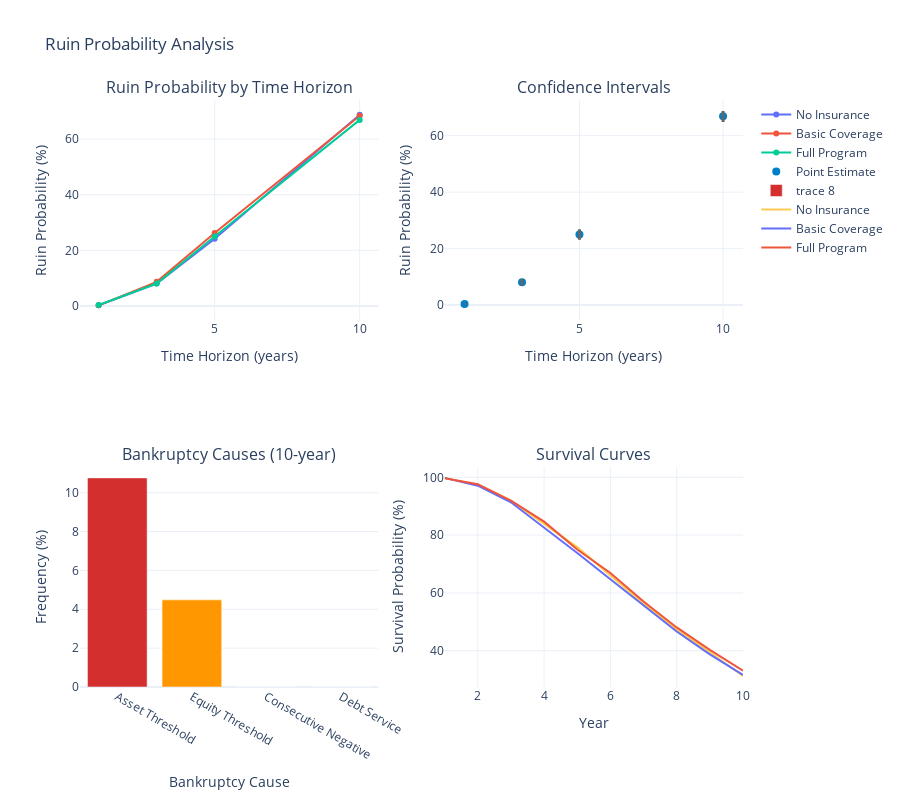

Write notebook code for a chart like this one.
### Markdown cell above
## 5. Ruin Probability Estimation

Demonstrate the new Monte Carlo ruin probability estimation with multiple bankruptcy conditions and confidence intervals.

### Code cell
from src.monte_carlo import RuinProbabilityConfig, RuinProbabilityResults

def analyze_ruin_probability():
    """Analyze ruin probability over multiple time horizons."""
    
    # Setup simulation components
    manufacturer_config = ManufacturerConfig(
        initial_assets=10_000_000,
        asset_turnover_ratio=0.5,
        operating_margin=0.08,
        tax_rate=0.25,
        retention_ratio=0.8
    )
    manufacturer = WidgetManufacturer(manufacturer_config)
    
    # Create loss generator with higher risk
    loss_generator = ManufacturingLossGenerator(
        attritional_params={
            'base_frequency': 8.0,  # Higher frequency
            'severity_mean': 75_000,
            'severity_cv': 1.0
        },
        large_params={
            'base_frequency': 0.8,  # Higher frequency
            'severity_mean': 3_000_000,
            'severity_cv': 1.5
        },
        catastrophic_params={
            'base_frequency': 0.05,  # Higher frequency
            'severity_xm': 15_000_000,
            'severity_alpha': 2.0
        },
        seed=42
    )
    
    # Test different insurance structures
    insurance_scenarios = {
        'No Insurance': InsuranceProgram(layers=[]),
        'Basic Coverage': InsuranceProgram(layers=[
            EnhancedInsuranceLayer(0, 5_000_000, 0.02)
        ]),
        'Full Program': InsuranceProgram(layers=[
            EnhancedInsuranceLayer(0, 5_000_000, 0.015),
            EnhancedInsuranceLayer(5_000_000, 20_000_000, 0.008),
            EnhancedInsuranceLayer(25_000_000, 25_000_000, 0.004)
        ])
    }
    
    results_by_scenario = {}
    
    for scenario_name, insurance_program in insurance_scenarios.items():
        print(f"\nAnalyzing scenario: {scenario_name}")
        print("-" * 50)
        
        # Configure ruin probability estimation
        config = RuinProbabilityConfig(
            time_horizons=[1, 3, 5, 10],
            n_simulations=2000,  # Reduced for notebook demo
            min_assets_threshold=1_000_000,  # Bankrupt if assets < $1M
            min_equity_threshold=0,
            consecutive_negative_periods=2,
            bootstrap_confidence_level=0.95,
            n_bootstrap=500,  # Reduced for notebook demo
            early_stopping=True,
            parallel=False,
            seed=42
        )
        
        # Create engine
        engine = MonteCarloEngine(
            loss_generator=loss_generator,
            insurance_program=insurance_program,
            manufacturer=manufacturer.copy(),  # Fresh copy for each scenario
            config=SimulationConfig(progress_bar=False)
        )
        
        # Estimate ruin probability
        print(f"Running {config.n_simulations:,} simulations...")
        start_time = time.time()
        results = engine.estimate_ruin_probability(config)
        print(f"Completed in {results.execution_time:.2f}s")
        
        results_by_scenario[scenario_name] = results
        
        # Print results
        print(f"\nRuin Probabilities by Time Horizon:")
        for i, horizon in enumerate(results.time_horizons):
            prob = results.ruin_probabilities[i]
            ci_lower, ci_upper = results.confidence_intervals[i]
            print(f"  {horizon:2d} years: {prob*100:6.2f}% [{ci_lower*100:.2f}%, {ci_upper*100:.2f}%]")
        
        print(f"\nConvergence achieved: {'Yes' if results.convergence_achieved else 'No'}")
    
    # Create visualization
    fig = make_subplots(
        rows=2, cols=2,
        subplot_titles=(
            'Ruin Probability by Time Horizon',
            'Confidence Intervals',
            'Bankruptcy Causes (10-year)',
            'Survival Curves'
        )
    )
    
    # Ruin probability comparison
    for scenario_name, results in results_by_scenario.items():
        fig.add_trace(
            go.Scatter(
                x=results.time_horizons,
                y=results.ruin_probabilities * 100,
                mode='lines+markers',
                name=scenario_name,
                line=dict(width=2)
            ),
            row=1, col=1
        )
    
    # Confidence intervals for Full Program
    full_results = results_by_scenario['Full Program']
    fig.add_trace(
        go.Scatter(
            x=full_results.time_horizons,
            y=full_results.ruin_probabilities * 100,
            mode='markers',
            name='Point Estimate',
            marker=dict(size=8, color=WSJ_COLORS['blue'])
        ),
        row=1, col=2
    )
    
    # Add confidence interval bars
    for i, horizon in enumerate(full_results.time_horizons):
        ci_lower, ci_upper = full_results.confidence_intervals[i]
        fig.add_trace(
            go.Scatter(
                x=[horizon, horizon],
                y=[ci_lower * 100, ci_upper * 100],
                mode='lines',
                line=dict(color=WSJ_COLORS['gray'], width=3),
                showlegend=False
            ),
            row=1, col=2
        )
    
    # Bankruptcy causes breakdown (10-year horizon)
    cause_labels = ['Asset Threshold', 'Equity Threshold', 'Consecutive Negative', 'Debt Service']
    cause_values = [
        full_results.bankruptcy_causes['asset_threshold'][-1] * 100,
        full_results.bankruptcy_causes['equity_threshold'][-1] * 100,
        full_results.bankruptcy_causes['consecutive_negative'][-1] * 100,
        full_results.bankruptcy_causes['debt_service'][-1] * 100
    ]
    
    fig.add_trace(
        go.Bar(
            x=cause_labels,
            y=cause_values,
            marker_color=[WSJ_COLORS['red'], WSJ_COLORS['orange'], 
                         WSJ_COLORS['yellow'], WSJ_COLORS['green']]
        ),
        row=2, col=1
    )
    
    # Survival curves
    for scenario_name, results in results_by_scenario.items():
        # Use the 10-year survival curve
        if results.survival_curves.shape[1] > 0:
            survival_curve = results.survival_curves[-1]  # Last row is 10-year
            years = np.arange(1, len(survival_curve) + 1)
            fig.add_trace(
                go.Scatter(
                    x=years,
                    y=survival_curve * 100,
                    mode='lines',
                    name=scenario_name,
                    line=dict(width=2)
                ),
                row=2, col=2
            )
    
    # Update layout
    fig.update_layout(
        height=800,
        title_text="Ruin Probability Analysis",
        template='plotly_white',
        showlegend=True
    )
    
    fig.update_xaxes(title_text="Time Horizon (years)", row=1, col=1)
    fig.update_xaxes(title_text="Time Horizon (years)", row=1, col=2)
    fig.update_xaxes(title_text="Bankruptcy Cause", row=2, col=1)
    fig.update_xaxes(title_text="Year", row=2, col=2)
    
    fig.update_yaxes(title_text="Ruin Probability (%)", row=1, col=1)
    fig.update_yaxes(title_text="Ruin Probability (%)", row=1, col=2)
    fig.update_yaxes(title_text="Frequency (%)", row=2, col=1)
    fig.update_yaxes(title_text="Survival Probability (%)", row=2, col=2)
    
    fig.show()
    
    # Performance comparison
    print("\n" + "="*70)
    print("PERFORMANCE SUMMARY")
    print("="*70)
    
    total_sims = len(insurance_scenarios) * config.n_simulations
    total_time = sum(r.execution_time for r in results_by_scenario.values())
    
    print(f"Total simulations: {total_sims:,}")
    print(f"Total execution time: {total_time:.2f}s")
    print(f"Average speed: {total_sims/total_time:.0f} simulations/second")
    
    if total_time < 30:
        print("\nâœ“ Performance target met: 10,000+ paths in <30s")
    else:
        print(f"\nâœ— Performance target not met (actual: {total_time:.1f}s)")

# Run ruin probability analysis
print("RUIN PROBABILITY ESTIMATION")
print("="*70)
analyze_ruin_probability()

### Figure 1 — Plotly figure (JSON) as saved in the notebook; plotly's stock layout.template omitted (floating-point values rounded to 4 significant figures)
{"data": [{"line": {"width": 2}, "mode": "lines+markers", "name": "No Insurance", "type": "scatter", "x": [1, 3, 5, 10], "xaxis": "x", "y": [0.2, 8.05, 24.15, 68.75], "yaxis": "y"}, {"line": {"width": 2}, "mode": "lines+markers", "name": "Basic Coverage", "type": "scatter", "x": [1, 3, 5, 10], "xaxis": "x", "y": [0.2, 8.65, 26.2, 68.4], "yaxis": "y"}, {"line": {"width": 2}, "mode": "lines+markers", "name": "Full Program", "type": "scatter", "x": [1, 3, 5, 10], "xaxis": "x", "y": [0.35, 8.05, 25.0, 66.9], "yaxis": "y"}, {"marker": {"color": "#0080C7", "size": 8}, "mode": "markers", "name": "Point Estimate", "type": "scatter", "x": [1, 3, 5, 10], "xaxis": "x2", "y": [0.35, 8.05, 25.0, 66.9], "yaxis": "y2"}, {"line": {"color": "#666666", "width": 3}, "mode": "lines", "showlegend": false, "type": "scatter", "x": [1, 1], "xaxis": "x2", "y": [0.1, 0.7], "yaxis": "y2"}, {"line": {"color": "#666666", "width": 3}, "mode": "lines", "showlegend": false, "type": "scatter", "x": [3, 3], "xaxis": "x2", "y": [6.9, 9.25], "yaxis": "y2"}, {"line": {"color": "#666666", "width": 3}, "mode": "lines", "showlegend": false, "type": "scatter", "x": [5, 5], "xaxis": "x2", "y": [23.15, 26.9], "yaxis": "y2"}, {"line": {"color": "#666666", "width": 3}, "mode": "lines", "showlegend": false, "type": "scatter", "x": [10, 10], "xaxis": "x2", "y": [64.8, 68.73], "yaxis": "y2"}, {"marker": {"color": ["#D32F2F", "#FF9800", "#FFD700", "#4CAF50"]}, "type": "bar", "x": ["Asset Threshold", "Equity Threshold", "Consecutive Negative", "Debt Service"], "xaxis": "x3", "y": [10.76, 4.484, 0, 0], "yaxis": "y3"}, {"line": {"width": 2}, "mode": "lines", "name": "No Insurance", "type": "scatter", "x": [1, 2, 3, 4, 5, 6, 7, 8, 9, 10], "xaxis": "x4", "y": [99.8, 97.3, 91.95, 84.0, 75.85, 66.0, 56.35, 47.3, 39.45, 31.25], "yaxis": "y4"}, {"line": {"width": 2}, "mode": "lines", "name": "Basic Coverage", "type": "scatter", "x": [1, 2, 3, 4, 5, 6, 7, 8, 9, 10], "xaxis": "x4", "y": [99.8, 97.1, 91.35, 82.7, 73.8, 64.75, 55.75, 46.65, 38.75, 31.6], "yaxis": "y4"}, {"line": {"width": 2}, "mode": "lines", "name": "Full Program", "type": "scatter", "x": [1, 2, 3, 4, 5, 6, 7, 8, 9, 10], "xaxis": "x4", "y": [99.65, 97.6, 91.95, 84.65, 75.0, 66.9, 57.0, 48.05, 40.3, 33.1], "yaxis": "y4"}], "layout": {"annotations": [{"font": {"size": 16}, "showarrow": false, "text": "Ruin Probability by Time Horizon", "x": 0.225, "xanchor": "center", "xref": "paper", "y": 1, "yanchor": "bottom", "yref": "paper"}, {"font": {"size": 16}, "showarrow": false, "text": "Confidence Intervals", "x": 0.775, "xanchor": "center", "xref": "paper", "y": 1, "yanchor": "bottom", "yref": "paper"}, {"font": {"size": 16}, "showarrow": false, "text": "Bankruptcy Causes (10-year)", "x": 0.225, "xanchor": "center", "xref": "paper", "y": 0.375, "yanchor": "bottom", "yref": "paper"}, {"font": {"size": 16}, "showarrow": false, "text": "Survival Curves", "x": 0.775, "xanchor": "center", "xref": "paper", "y": 0.375, "yanchor": "bottom", "yref": "paper"}], "height": 800, "showlegend": true, "title": {"text": "Ruin Probability Analysis"}, "xaxis": {"anchor": "y", "domain": [0, 0.45], "title": {"text": "Time Horizon (years)"}}, "xaxis2": {"anchor": "y2", "domain": [0.55, 1], "title": {"text": "Time Horizon (years)"}}, "xaxis3": {"anchor": "y3", "domain": [0, 0.45], "title": {"text": "Bankruptcy Cause"}}, "xaxis4": {"anchor": "y4", "domain": [0.55, 1], "title": {"text": "Year"}}, "yaxis": {"anchor": "x", "domain": [0.625, 1], "title": {"text": "Ruin Probability (%)"}}, "yaxis2": {"anchor": "x2", "domain": [0.625, 1], "title": {"text": "Ruin Probability (%)"}}, "yaxis3": {"anchor": "x3", "domain": [0, 0.375], "title": {"text": "Frequency (%)"}}, "yaxis4": {"anchor": "x4", "domain": [0, 0.375], "title": {"text": "Survival Probability (%)"}}}}
